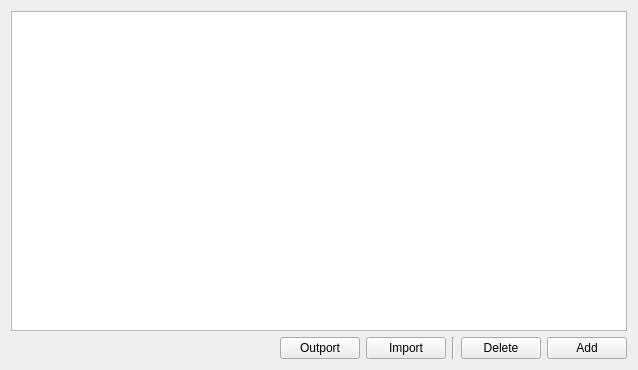
<?xml version="1.0" encoding="UTF-8"?>
<ui version="4.0">
 <class>SAKOtherTimingSentItemManager</class>
 <widget class="QWidget" name="SAKOtherTimingSentItemManager">
  <property name="geometry">
   <rect>
    <x>0</x>
    <y>0</y>
    <width>638</width>
    <height>370</height>
   </rect>
  </property>
  <property name="windowTitle">
   <string>Timing Sent</string>
  </property>
  <layout class="QGridLayout" name="gridLayout">
   <item row="0" column="0" colspan="6">
    <widget class="QListWidget" name="itemListWidget"/>
   </item>
   <item row="1" column="1">
    <widget class="QPushButton" name="outportPushButton">
     <property name="text">
      <string>Outport</string>
     </property>
    </widget>
   </item>
   <item row="1" column="4">
    <widget class="QPushButton" name="deletePushButton">
     <property name="text">
      <string>Delete</string>
     </property>
    </widget>
   </item>
   <item row="1" column="2">
    <widget class="QPushButton" name="importPushButton">
     <property name="text">
      <string>Import</string>
     </property>
    </widget>
   </item>
   <item row="1" column="5">
    <widget class="QPushButton" name="addPushButton">
     <property name="text">
      <string>Add</string>
     </property>
    </widget>
   </item>
   <item row="1" column="3">
    <widget class="Line" name="line">
     <property name="orientation">
      <enum>Qt::Vertical</enum>
     </property>
    </widget>
   </item>
   <item row="1" column="0">
    <widget class="QLabel" name="messageLabel">
     <property name="sizePolicy">
      <sizepolicy hsizetype="Expanding" vsizetype="Preferred">
       <horstretch>0</horstretch>
       <verstretch>0</verstretch>
      </sizepolicy>
     </property>
     <property name="text">
      <string/>
     </property>
    </widget>
   </item>
  </layout>
 </widget>
 <resources/>
 <connections/>
</ui>
